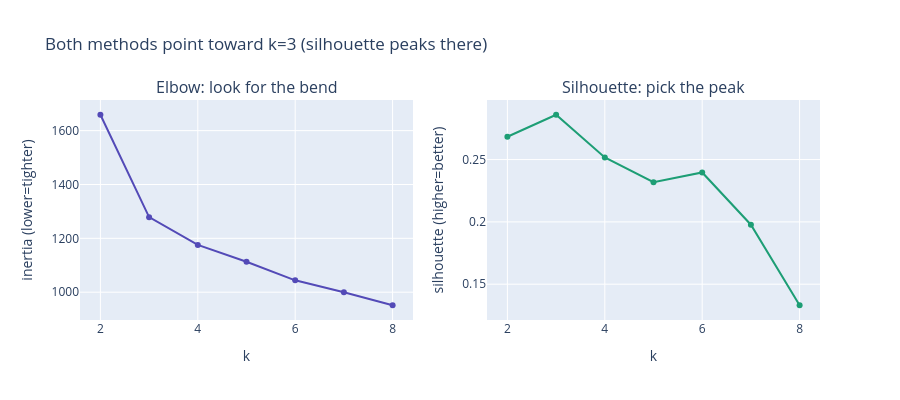

Source (notebook cell):
### Markdown cell above
## Step 3 — Choosing k WITHOUT knowing the answer

In real life you don't know there are 3 cultivars. Two standard tools to pick k:
- **Elbow method** — plot 'inertia' (total within-cluster spread) vs k. It always drops as k rises; look for the 'elbow' where it stops dropping fast.
- **Silhouette score** — measures how tight-and-separated clusters are (−1 to +1, higher better). Pick the k with the highest silhouette.

We cluster on the standardized 13D data here (the real clustering); the 2D plot was just for looking.

### Code cell
ks = range(2, 9)
inertias, silhouettes = [], []
for k in ks:
    km = KMeans(n_clusters=k, n_init=10, random_state=0).fit(X_std)
    inertias.append(km.inertia_)                              # total within-cluster spread
    silhouettes.append(silhouette_score(X_std, km.labels_))  # tightness/separation

fig = make_subplots(rows=1, cols=2, subplot_titles=(
    'Elbow: look for the bend', 'Silhouette: pick the peak'))
fig.add_trace(go.Scatter(x=list(ks), y=inertias, mode='lines+markers',
    marker_color='#534AB7'), row=1, col=1)
fig.add_trace(go.Scatter(x=list(ks), y=silhouettes, mode='lines+markers',
    marker_color='#1D9E75'), row=1, col=2)
fig.update_xaxes(title_text='k', row=1, col=1)
fig.update_xaxes(title_text='k', row=1, col=2)
fig.update_yaxes(title_text='inertia (lower=tighter)', row=1, col=1)
fig.update_yaxes(title_text='silhouette (higher=better)', row=1, col=2)
fig.update_layout(title='Both methods point toward k=3 (silhouette peaks there)', width=900, height=400, showlegend=False)
fig.show()

best_k = list(ks)[int(np.argmax(silhouettes))]
print(f"Best k by silhouette: {best_k}")
for k, s in zip(ks, silhouettes):
    print(f"  k={k}: silhouette={s:.3f}")

### Figure 1 — Plotly figure (JSON) as saved in the notebook; plotly's stock layout.template omitted (floating-point values rounded to 4 significant figures)
{"data": [{"marker": {"color": "#534AB7"}, "mode": "lines+markers", "type": "scatter", "x": [2, 3, 4, 5, 6, 7, 8], "xaxis": "x", "y": [1659.0, 1279.0, 1176.0, 1113.0, 1044.0, 999.5, 951.5], "yaxis": "y"}, {"marker": {"color": "#1D9E75"}, "mode": "lines+markers", "type": "scatter", "x": [2, 3, 4, 5, 6, 7, 8], "xaxis": "x2", "y": [0.2683, 0.2859, 0.2517, 0.2319, 0.2396, 0.1977, 0.1331], "yaxis": "y2"}], "layout": {"annotations": [{"font": {"size": 16}, "showarrow": false, "text": "Elbow: look for the bend", "x": 0.225, "xanchor": "center", "xref": "paper", "y": 1, "yanchor": "bottom", "yref": "paper"}, {"font": {"size": 16}, "showarrow": false, "text": "Silhouette: pick the peak", "x": 0.775, "xanchor": "center", "xref": "paper", "y": 1, "yanchor": "bottom", "yref": "paper"}], "height": 400, "showlegend": false, "title": {"text": "Both methods point toward k=3 (silhouette peaks there)"}, "width": 900, "xaxis": {"anchor": "y", "domain": [0, 0.45], "title": {"text": "k"}}, "xaxis2": {"anchor": "y2", "domain": [0.55, 1], "title": {"text": "k"}}, "yaxis": {"anchor": "x", "domain": [0, 1], "title": {"text": "inertia (lower=tighter)"}}, "yaxis2": {"anchor": "x2", "domain": [0, 1], "title": {"text": "silhouette (higher=better)"}}}}
